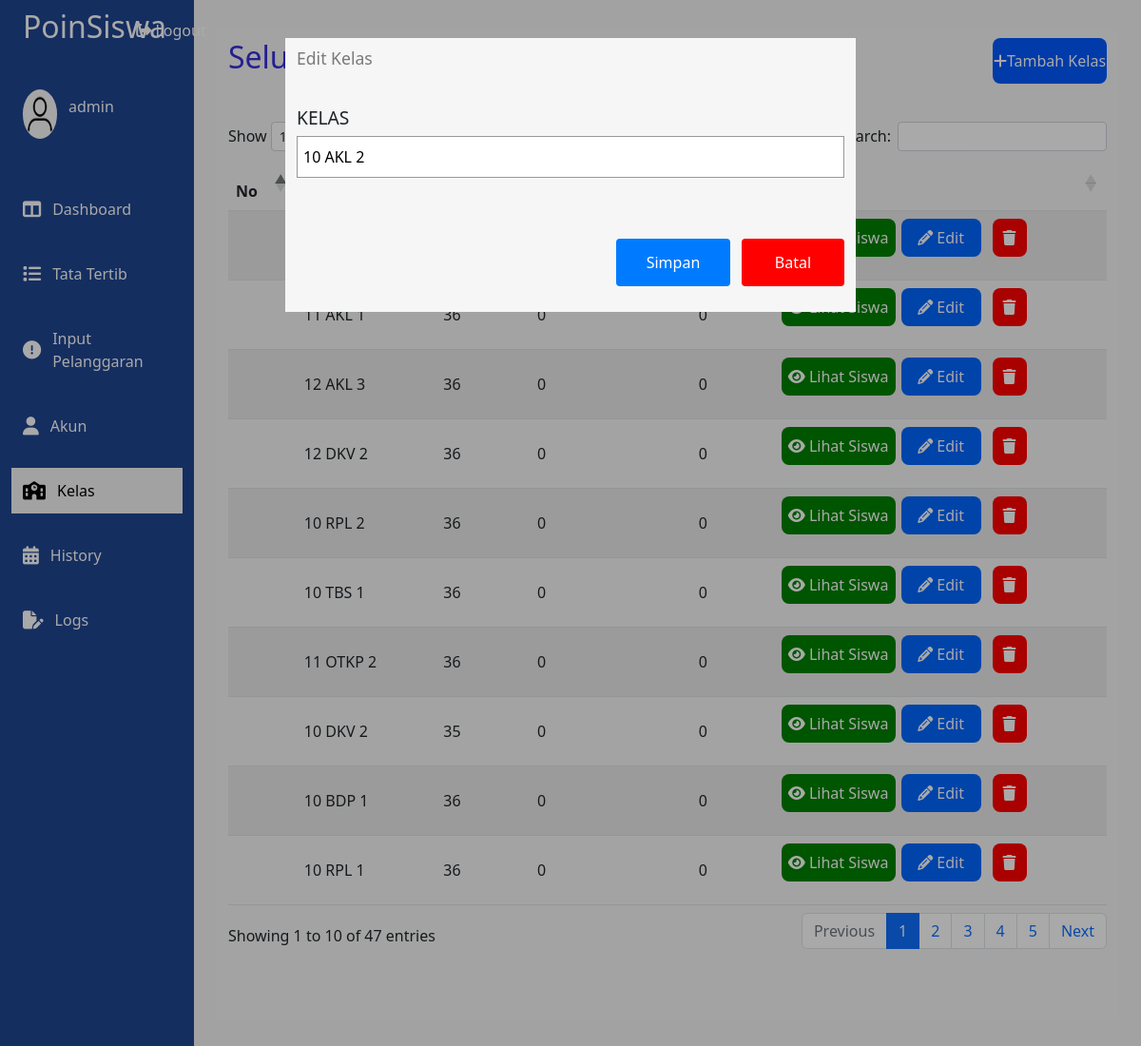
The app's page /view/editkelas.php?c_kelas=1031 (signed in) with its own data.
### tables this page shows
CREATE TABLE `kelas` (
  `nama_kelas` varchar(255) NOT NULL,
  `siswa` varchar(255) NOT NULL,
  `pelanggaran` varchar(255) NOT NULL,
  `poin` int(255) NOT NULL,
  `c_kelas` int(10) NOT NULL
);

### function/readkelas.php (called while the page is built)
<?php
$sql = "SELECT * FROM kelas";
$result = mysqli_query($conn, $sql);
?>

### view/editkelas.php (the view, shortened to what this page needs)
<?php
require "../function/config.php";
require "../function/readkelas.php";
?>
<!DOCTYPE html>
<html lang="en">
<head>
    <link rel="stylesheet" href="../css/sidebar.css">
    <link rel="stylesheet" href="../css/kelas.css">
    <link rel="stylesheet" href="../css/responsive.css">
    <link rel="stylesheet" href="https://cdnjs.cloudflare.com/ajax/libs/twitter-bootstrap/5.2.0/css/bootstrap.min.css">
    <link rel="stylesheet" href="https://cdnjs.cloudflare.com/ajax/libs/font-awesome/6.2.1/css/all.min.css">
    <link rel="stylesheet" href="https://cdn.datatables.net/1.13.1/css/dataTables.bootstrap5.min.css">
</head>
<body>
    <nav>
        <div class="logo">
            <div class="text-logo">
                <h2>PoinSiswa</h2>
            </div>
        </div>
        <div class="logout-container">
            <a href="../function/logout.php" class='func-logout'>
                <button class='btn-logout'>
                    <i class="fa-solid fa-right-from-bracket"></i>
                    Logout
                </button>
            </a>
        </div>
    </nav>
    <main>
        <div class="sidebar" id='sidebar'>
            <ul>
                <li>
                    <div class="account">
                        <div class="imgcontainer">
                            <img src="../asset/guest1.png" alt="">
                        </div>
                        <p> <?php
                                 echo $_SESSION["nama_akun"];
                                ?></p>
                    </div>
                </li>
                <li>
                    <a href="dashboard.php" class="item-sidebar">
                        <i class="fa-solid fa-table-columns"></i>
                        Dashboard
                    </a>
                </li>
                <li>
                    <a href="tatatertib.php" class='item-sidebar '>
                        <i class="fa-solid fa-list"></i>
                        Tata Tertib
                    </a>
                </li>
                <li>
                    <a href="pelanggaran.php" class="item-sidebar">
                        <i class="fa-solid fa-circle-exclamation"></i>
                        Input Pelanggaran
                    </a>
                </li>
                <?php
                if($_SESSION["nama_akun"] == "admin" || $_SESSION["nama_akun"] == "skylakke"){
                    echo " <li>
                    <a href='guru.php' class='item-sidebar'>
                        <i class='fa-solid fa-user'></i>
                        Akun
                    </a>
                </li>";
                }
                ?>
                <li>
                    <a href="kelas.php" class="item-sidebar sidebar-active">
                        <i class="fa-solid fa-school"></i>
                        Kelas
                    </a>
                </li>
                <li>
                    <a href="history.php" class="item-sidebar">
                        <i class="fa-solid fa-calendar-days"></i>
                        History
                    </a>
                </li>
                <?php
                if($_SESSION["nama_akun"] == "admin" || $_SESSION["nama_akun"] == "skylakke"){
                    echo " <li>
                    <a href='logs.php' class='item-sidebar '>
                        <i class='fa-solid fa-file-pen'></i>
                        Logs
                    </a>
                </li>";
                }
                ?>
            </ul>
        </div>
        <div class="main-content">
            <div class="box-container">
                <div class="title-box">
                    <h2>Seluruh Kelas</h2>
                    <button class="button-add" id="btn-add-class">
                        <i class="fa-solid fa-plus"></i>
                        Tambah Kelas
                    </button>
                </div>
                <div class="main-table">
                    <table id="tablepagination" class="table table-striped tablepagination" style="width:100%">
                        <thead>
                            <tr>
                                <th>No</th>
                                <th>Kelas</th>
                                <th>Siswa</th>
                                <th>Pelanggaran</th>
                                <th>Poin</th>
                                <th>Opsi</th>
                            </tr>
                        </thead>
                        <tbody>
                            <?php while ($row = mysqli_fetch_assoc($result)) { ?>
                                <tr>
                                    <td></td>
                                    <td><?php echo $row["nama_kelas"]; ?></td>
                                    <td><?php echo $row["siswa"]; ?></td>
                                    <td><?php echo $row["pelanggaran"]; ?></td>
                                    <td><?php echo $row["poin"]; ?></td>
                                    <td class="flex-row btn-table">
                                        <a href="">
                                            <button class="btn-view">
                                                <i class="fa fa-eye"></i>
                                                Lihat Siswa
                                            </button>
                                        </a>
                                        <a href="">
                                            <button class="btn-edit">
                                                <i class="fa fa-pencil"></i>
                                                Edit
                                            </button>
                                        </a>
                                        <a href="../function/deletekelas.php?c_kelas=<?php echo $row["c_kelas"] ?>">
                                            <button class="btn-trash">
                                                <i class="fa fa-trash"></i>
                                            </button>
                                        </a>
                                    </td>
                                </tr>
                            <?php } ?>
                    </table>
                </div>
            </div>
        </div>
        <div class="background-editclass-container" id="background-add-class">
            <div class="addclass-container">
                <div class="title-class">
                    <p>Edit Kelas</p>
                </div>
                <?php
                $c_kelas = $_GET["c_kelas"];
                $data = mysqli_query($conn, "SELECT * FROM kelas WHERE c_kelas='$c_kelas'");
                while ($d = mysqli_fetch_assoc($data)) {
                ?>
                <div class="main-content-class">
                    <div class="input-class-container">
                        <h2>KELAS</h2>
                        <form action="../function/editclass.php?c_kelas=<?=$c_kelas?>" method="POST" '>
                        <input type="text" name="kelas_input" id="" value="<?php echo $d['nama_kelas'] ?>">
                    <?php }?>
                    </div>
                    <div class="button-container" >
                            <a href="" class="btn-save" id="btn-save">
                                <input type="submit" value="Simpan" name="simpan_btn" class=' main-btn-save'>
                            </a>
                            <a href="kelas.php">
                                <button class="btn-cancel" id="btn-cancel">
                                    Batal
                                </button>
                            </a>
                        </div>
                    </div>
                </div>
        </div>
    </main>
</body>
</html>

### css/sidebar.css (style rules this page uses)
* { padding: 0; margin: 0; box-sizing: border-box; }
:root { --navcolor:#59b8ba; --primarycolor:#dfe6ee; }
li { list-style: none; }
a { text-decoration: none; color: white; display: flex; }
body { font-family: sans-serif; background-color: #f4f4f4 !important; overflow-x: hidden; transition: all .4s; }
nav { width: 17vw; height: 8vh; background-color:#1F4690; z-index:10; position: fixed; display: flex; flex-direction: row; }
nav .logo { width: 16vw; height: 100%; display: flex; align-items: center; color:white }
nav .logo h2 { font-size:2rem }
main { width: 100%; height: 100vh; }
.sidebar { width: 17vw; height: 100%; background-color:#1F4690; position: fixed; z-index:9; top:8vh; display: flex; padding:2vh 1vw; }
.sidebar ul { padding:0 }
.item-sidebar { width: 100%; height: 100%; transition: .4s; display: flex; align-items: center; cursor: pointer; padding:1.5vh 1vw }
.sidebar-active { background-color:#f4f4f4; color:black !important }
.sidebar-active i { color:black !important }
.sidebar li { border-radius: 12px; display: flex; align-items: center; margin-bottom: 2.5vh; }
.sidebar li i { color:white ; font-size: 1.2rem; margin-right: 1vw; }
.sidebar li h2,.sidebar li p { color:white; font-size:1rem }
.sidebar li a { text-decoration: none; color: white; display: flex; align-items: center; }
.imgcontainer { width: 3vw; height: 80%; margin-right: 1vw; }
.imgcontainer img { width: 100%; height: 100%; border-radius: 50%; }
.text-logo { width: 10vw; height: 100%; display: flex; align-items: center; padding:2vh 1vw; position: relative; left:1vw }
.account { width: 100%; height: 10vh; padding:1vh 1vw; display: flex; flex-direction: row; align-items: center; margin-bottom:2vh }
.main-content { width: 83%; height: 150vh; left:17vw; position: relative; padding:3vh 2vw; top:1vh; }
.logout-container { width: 10vw; height: 100%; display: flex; align-items: center; }
.logout-container a { text-decoration: none; }
.btn-logout { width: 10vw; height: 100%; border: none; background-color: transparent; color:white }

### records on screen
kelas: kelas_input "10 AKL 2"
kelas: nama_kelas "11 AKL 1", siswa "36", pelanggaran "0", poin "0"
kelas: nama_kelas "12 AKL 3", siswa "36", pelanggaran "0", poin "0"
kelas: nama_kelas "12 DKV 2", siswa "36", pelanggaran "0", poin "0"
kelas: nama_kelas "10 RPL 2", siswa "36", pelanggaran "0", poin "0"
kelas: nama_kelas "10 TBS 1", siswa "36", pelanggaran "0", poin "0"
kelas: nama_kelas "11 OTKP 2", siswa "36", pelanggaran "0", poin "0"
kelas: nama_kelas "10 DKV 2", siswa "35", pelanggaran "0", poin "0"
kelas: nama_kelas "10 BDP 1", siswa "36", pelanggaran "0", poin "0"
kelas: nama_kelas "10 RPL 1", siswa "36", pelanggaran "0", poin "0"

### other values on screen
$_SESSION["nama_akun"] "admin"
